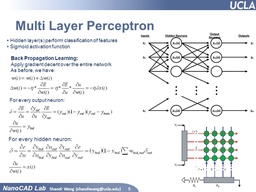
#> input picture OCR + NLP POCs/Environment-1/OCR/test.jpg, 256 x 192 px, shrunk from 960 x 720 before the run
$ jupyter execute --allow-errors Untitled.ipynb
#> lines starting #> are read from the running program, lines starting #| are printed output that depends on the picture; after the words box and inside, x2 and y2 are one past the last pixel; in counts of white or black regions, pixels touching at a corner belong together
[cell 1]
import numpy as np
import cv2
from matplotlib import pyplot as plt

[cell 2]
img = cv2.imread('test.jpg',0 )
#> img: shape (192, 256); min 0, max 255, mean 233
img = cv2.medianBlur(img,5)

ret,th1 = cv2.threshold(img,127,255,cv2.THRESH_BINARY)
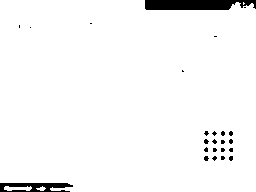
#> th1: shape (192, 256); 96.6% white; 24 black regions (22 under 20 px), largest, box (x1, y1, x2, y2) and area: (145, 0, 256, 10) 976, (0, 183, 73, 192) 447
th2 = cv2.adaptiveThreshold(img,255,cv2.ADAPTIVE_THRESH_MEAN_C,\
            cv2.THRESH_BINARY,7,3)
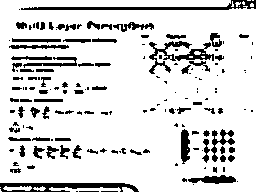
#> th2: shape (192, 256); 85.5% white; 157 black regions (80 under 20 px), largest, box (x1, y1, x2, y2) and area: (21, 0, 256, 10) 773, (0, 183, 139, 192) 759, (149, 41, 214, 74) 632
th3 = cv2.adaptiveThreshold(img,255,cv2.ADAPTIVE_THRESH_GAUSSIAN_C,\
            cv2.THRESH_BINARY,7,3)
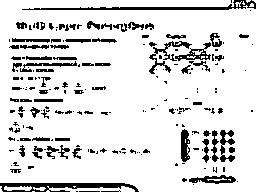
#> th3: shape (192, 256); 86.9% white; 192 black regions (119 under 20 px), largest, box (x1, y1, x2, y2) and area: (0, 183, 139, 192) 723, (22, 0, 256, 10) 662, (149, 41, 192, 74) 315

titles = ['Original Image', 'Global Thresholding (v = 127)',
            'Adaptive Mean Thresholding', 'Adaptive Gaussian Thresholding']
images = [img, th1, th2, th3]

for i in range(4):
    plt.subplot(2,2,i+1),plt.imshow(images[i],'gray')
    plt.title(titles[i])
    plt.xticks([]),plt.yticks([])
plt.show()

#> (a cell that did not finish here is left out)

[cell 4]
print(img)
#> (printed output is left out)

[cell 5]
plt.imshow(images[3],'gray')

[cell 6]
plt.imsave('image3.png', images[3])
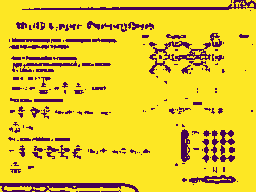
#> saved as image3.png: shape (192, 256, 3); mean R, G, B 228.8, 200.9, 42.3

[cell 7]
img = cv2.imread('test.jpg',0 )
img = cv2.medianBlur(img, 3)
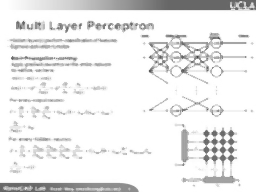
#> img: shape (192, 256); min 71, max 255, mean 236.3

[cell 8]
plt.imshow(img)

[cell 9]
plt.imsave('out1.png', img)
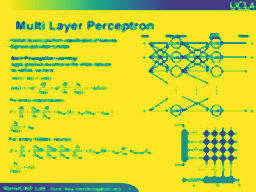
#> saved as out1.png: shape (192, 256, 3); mean R, G, B 209.8, 213.9, 52.3

[cell 10]
img = cv2.imread('testNoise.jpg')
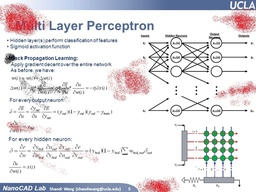
#> input picture OCR + NLP POCs/Environment-1/OCR/testNoise.jpg, 256 x 192 px, shrunk from 960 x 720 before the run
#> img is the input picture: shape (192, 256, 3); mean B, G, R 228, 225.2, 227.6

[cell 11]
edges = cv2.Canny(img,100,200)
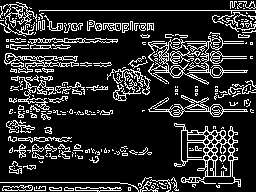
#> edges: shape (192, 256); 16.9% white in thin lines or dots

[cell 12]
plt.imshow(edges)

[cell 13]
plt.imsave("edges1.png", edges)
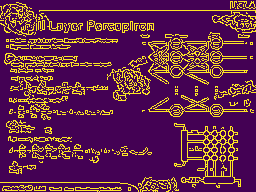
#> saved as edges1.png: shape (192, 256, 3); mean R, G, B 99.2, 39.8, 75.9

[cell 14]
cimg = cv2.cvtColor(edges,cv2.COLOR_GRAY2BGR)
#> cimg: shape (192, 256, 3); 16.9% white in thin lines or dots

circles = cv2.HoughCircles(edges,cv2.HOUGH_GRADIENT, 1,20,
                            param1=50, param2=20, minRadius=0, maxRadius=0)
#> circles = 68 rows, first 8: [105.5, 99.5, 88.7], [129.5, 100.5, 91.9], [154.5, 97.5, 88.8], [113.5, 119.5, 97.5], [123.5, 141.5, 105.4], [137.5, 119.5, 89.4], [88.5, 82.5, 74], [71.5, 121.5, 66.8]

circles = np.uint16(np.around(circles))
#> circles = 68 rows, first 8: [106, 100, 89], [130, 100, 92], [154, 98, 89], [114, 120, 98], [124, 142, 105], [138, 120, 89], [88, 82, 74], [72, 122, 67]
for i in circles[0,:]:
    # draw the outer circle
    #cv2.circle(cimg,(i[0],i[1]),i[2],(0,255,0),2)
    # draw the center of the circle
    cv2.circle(cimg,(i[0],i[1]),2,(0,0,255),3)
#> this loop made 68 passes
#> i on passes 1 to 12: [106, 100, 89], [130, 100, 92], [154, 98, 89], [114, 120, 98], [124, 142, 105], [138, 120, 89], [88, 82, 74], [72, 122, 67], [158, 122, 67], [100, 140, 87], [124, 164, 92], [84, 54, 58]
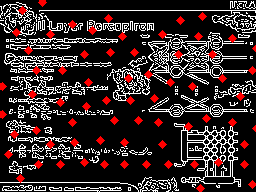
#> cimg: shape (192, 256, 3); mean B, G, R 41.9, 41.9, 56.1

cv2.imshow('detected circles',cimg)
cv2.waitKey(0)
cv2.destroyAllWindows()
